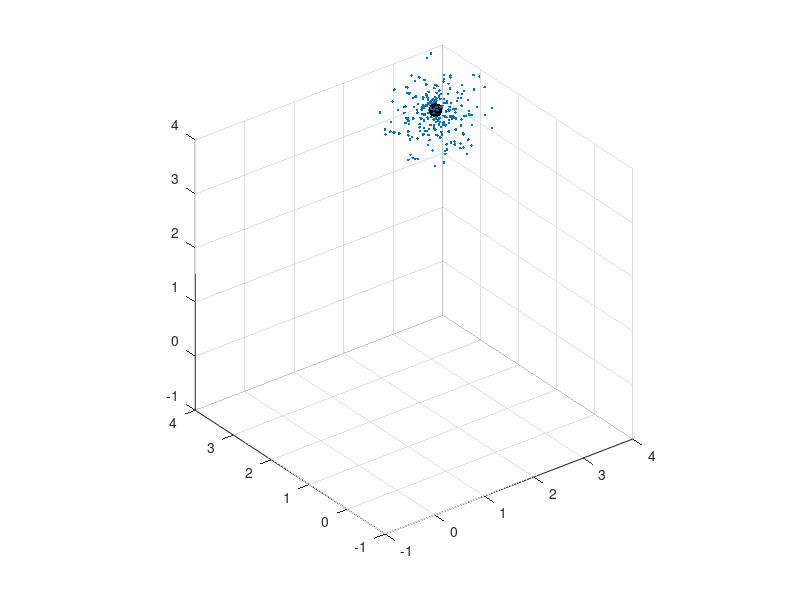
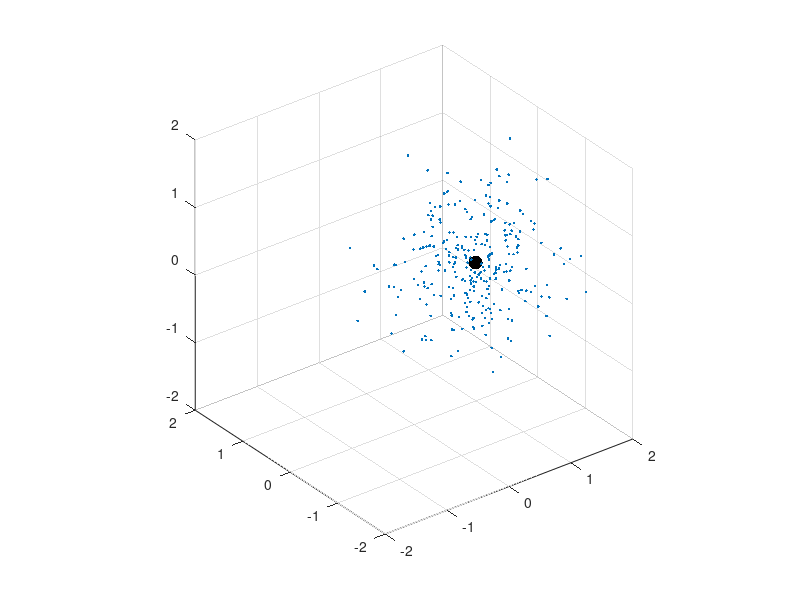

These charts were generated, in order, by the following MATLAB code:
% Demonstration of motion of the center of mass of a collection of 
% particles in the case where there is and is not motion of particles 
% relative to the center of mass. 

% Copyright (c) 2015 Dmitry Savransky (ds264@cornell.edu)

N = 300;
th = acos(rand(1,N)*2 - 1);
phi = rand(1,N)*2*pi;
r = rand(1,N);
r0 = [r.*sin(th).*cos(phi);r.*sin(th).*sin(phi);r.*cos(th)];
rG = sum(r0,2)/N;

figure(1)
clf
set(1,'Position', [100,265,560,420])
p1 = plot3(r0(1,:),r0(2,:),r0(3,:),'.');
hold on
G1 = plot3(rG(1),rG(2),rG(3),'k.','MarkerSize',30);
hold off
axis equal
axis([-1,4,-1,4,-1,4])
grid on

figure(2)
clf
set(2,'Position', [661,265,560,420])
p2 = plot3(r0(1,:),r0(2,:),r0(3,:),'.');
hold on
G2 = plot3(rG(1),rG(2),rG(3),'k.','MarkerSize',30);
hold off
axis equal
axis([-2,2,-2,2,-2,2])
grid on

v1 = repmat([1;1;1],1,N);
th = linspace(0,2*pi,151);
r2 = r0+repmat([cos(th(1));sin(th(1));0],1,N);
%%
for j = 1:150
    r1 = r0+v1*(j/45);
    rG1 = sum(r1,2)/N;
    set(p1,'XData',r1(1,:),'YData',r1(2,:),'ZData',r1(3,:))
    set(G1,'XData',rG1(1),'YData',rG1(2),'ZData',rG1(3))
    
    v2 = randn(3,N);
    r2 = r2+v2/30+repmat([cos(th(j+1))-cos(th(j));sin(th(j+1))-sin(th(j));0],1,N);
    rG2 = sum(r2,2)/N;
    set(p2,'XData',r2(1,:),'YData',r2(2,:),'ZData',r2(3,:))
    set(G2,'XData',rG2(1),'YData',rG2(2),'ZData',rG2(3))
    
    pause(0.1)
end

